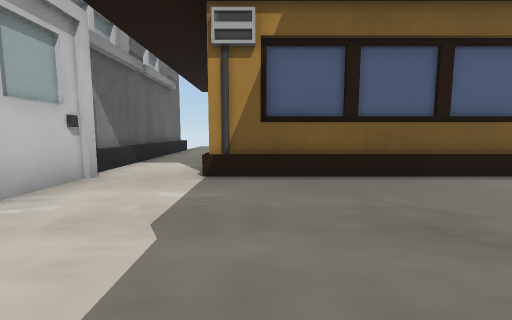
view 1 (above)

12 first-person views from a walk through a Unity game level. The camera is 1.5 m above the floor, tilts 6° down and sees 90° across. The floor is counted in squares, 2 m on a side. Each view is taken from the middle of a square. On the plan, view 1 faces up. The plan holds only what a view shows up to about 9 squares ahead; the rest is blank. The place goes on beyond the plan. The player character is not drawn.

view 2
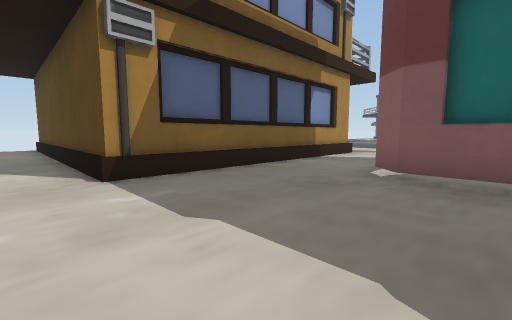

view 3
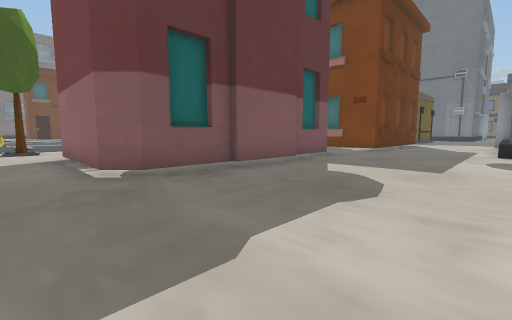

view 4
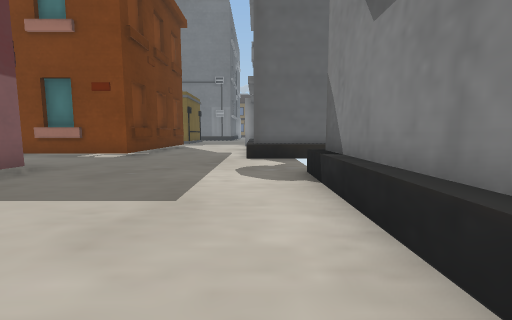

view 5
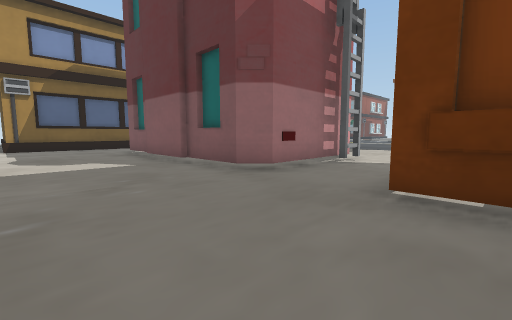

view 6
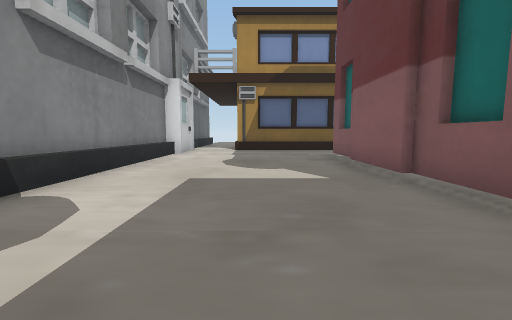

view 7
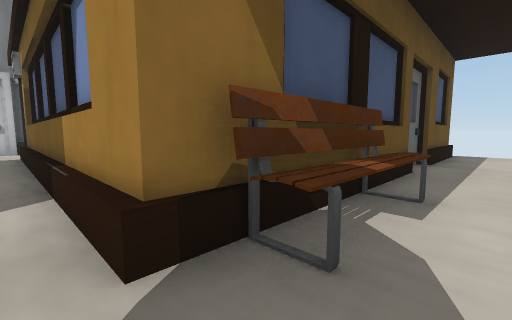

view 8
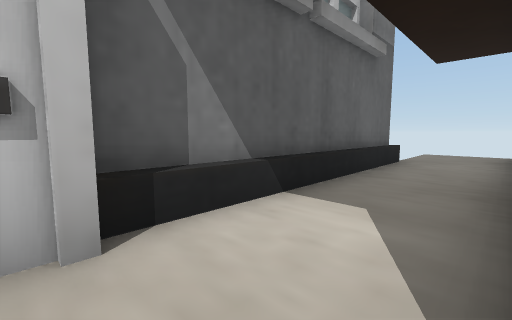

view 9
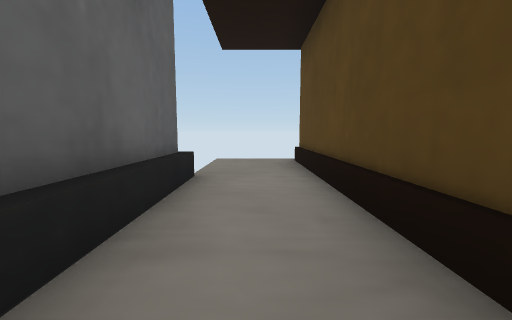

view 10
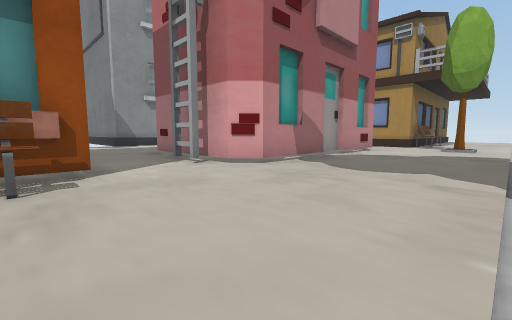

view 11
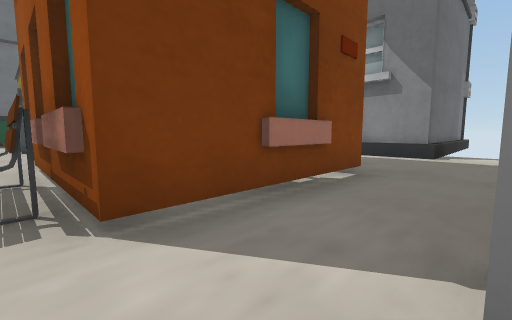

view 12
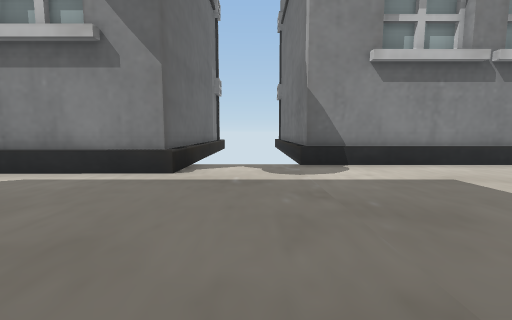

### Floor plan
Key: @ floor where view 1 was taken; # wall or solid block; . floor; / step, stairs or slope; ^ raised ledge; B building; T tree.
Columns run from 4 left of view 1 to 11 right of it. Each row starts with its distance up from view 1.
 14  ..B       B..
 13  ..B        ..
 12  ..B        ..
 11  #.B       B..
 10  #.B       B..
  9  #.B       B..
  8  #.B       B..
  7  #.B       B#.
  6  #.B       B#.
  5  #.BBBBBBBBB^.
  4  #............
  3  #.........../T/
  2  #.....####..///
  1  #.....#    .../
  0  #..@..#   #.../
 -1  #.....#   #.../
 -2  #.....#   #.../
 -3  #.....#   #.../
 -4  #.....#   B.../
 -5 ##.....#####.../
 -6  ........BB..../
 -7  ............../
 -8 ###...##B##..../
 -9   #...B   ##.../

Where each view was taken, in squares from view 1:
view 1: 0 up, 0 right, facing up
view 2: 0 up, 2 left, facing up-right
view 3: 3 up, 2 left, facing down-right
view 4: 0 up, 2 left, facing down
view 5: 9 down, 1 left, facing up-right
view 6: 7 down, 0 right, facing up
view 7: 4 up, 9 right, facing up-left
view 8: 4 up, 1 left, facing up-left
view 9: 7 up, 2 left, facing up
view 10: 9 down, 11 right, facing up-left
view 11: 6 down, 7 right, facing down-left
view 12: 6 down, 3 right, facing left
